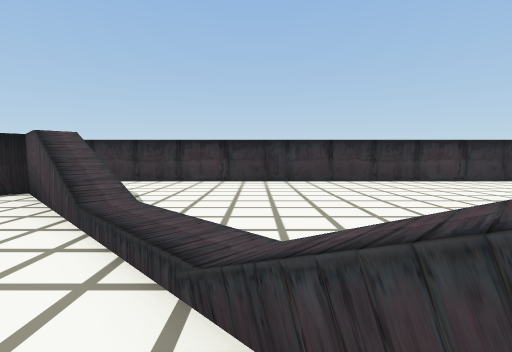
view 1 (above)

24 first-person views from a walk through a 3-D level made in the Unity game engine. The camera is 1.2 m above the floor, tilts 4° down and sees 85° across. The floor is counted in squares, 2 m on a side. Each view is taken from the middle of a square. On the plan, view 1 faces up. The plan holds only what a view shows up to about 9 squares ahead; the rest is blank. The player character is not drawn. Some surface patterns are stand-ins.

view 2
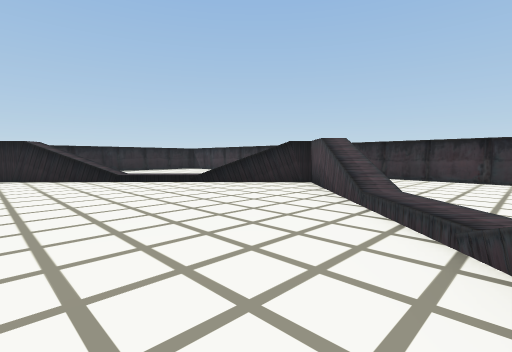

view 3
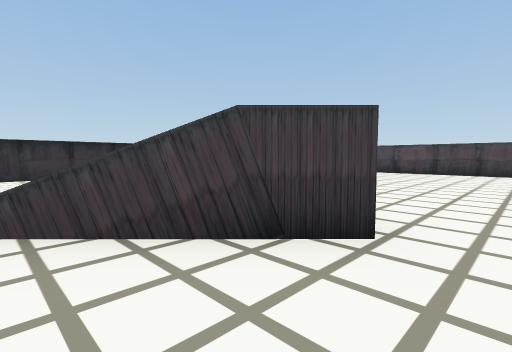

view 4
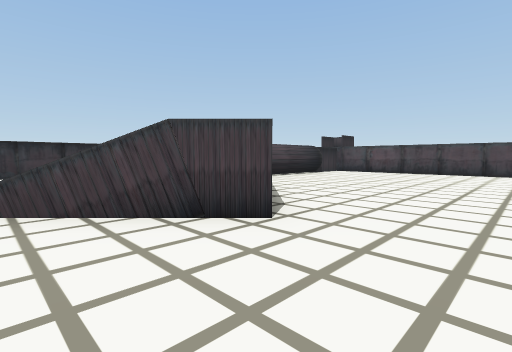

view 5
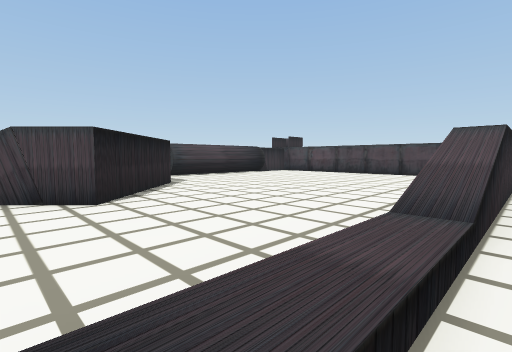

view 6
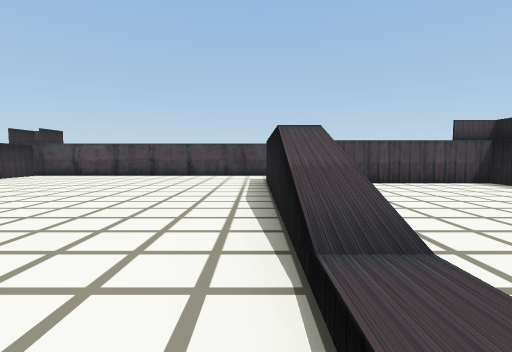

view 7
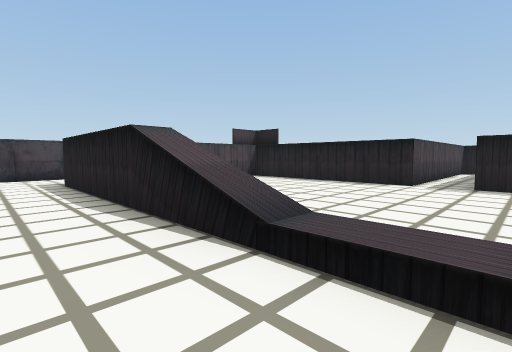

view 8
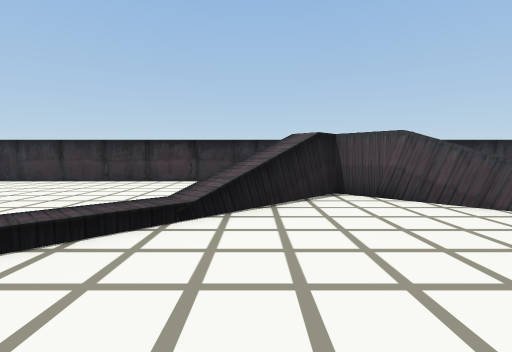

view 9
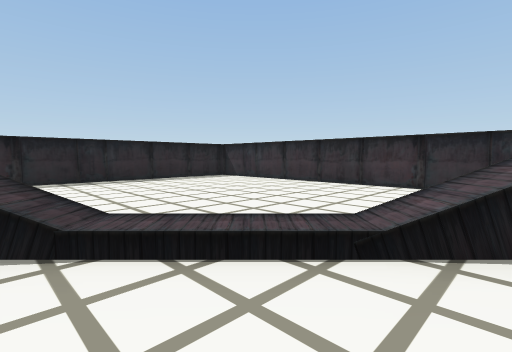

view 10
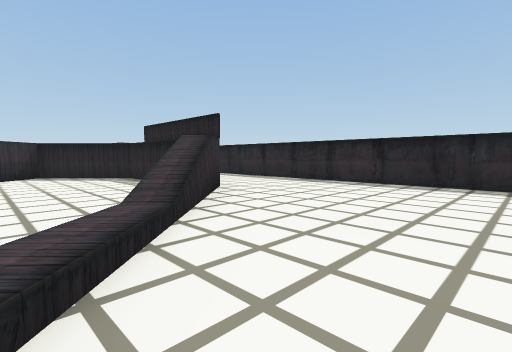

view 11
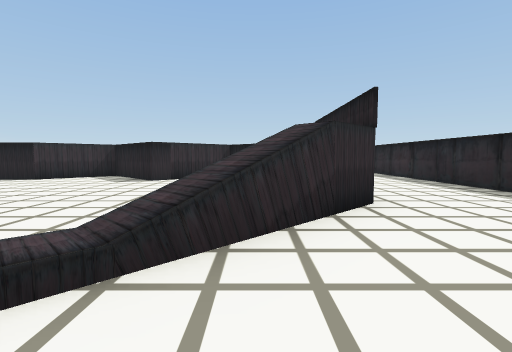

view 12
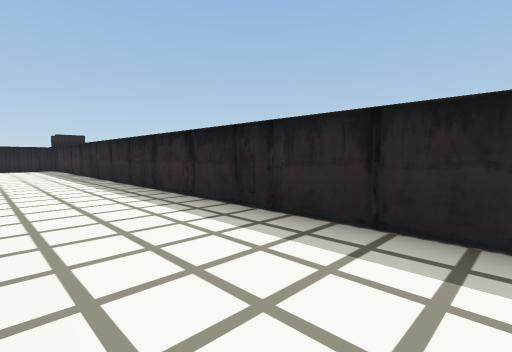

view 13
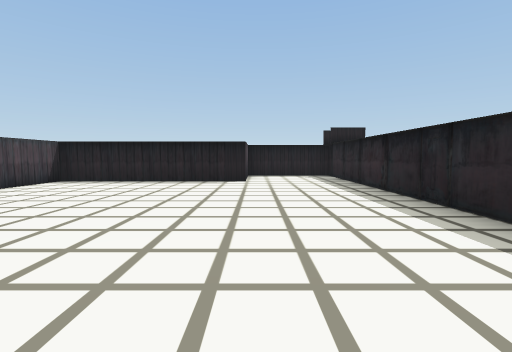

view 14
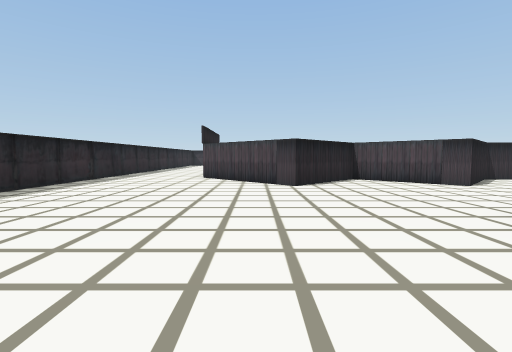

view 15
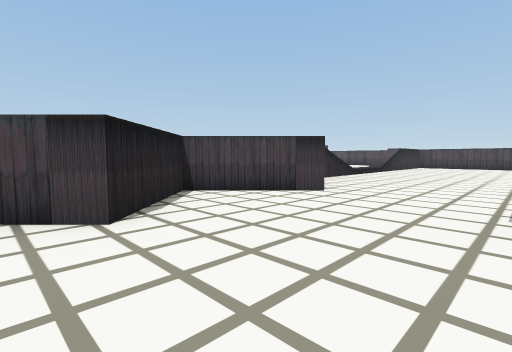

view 16
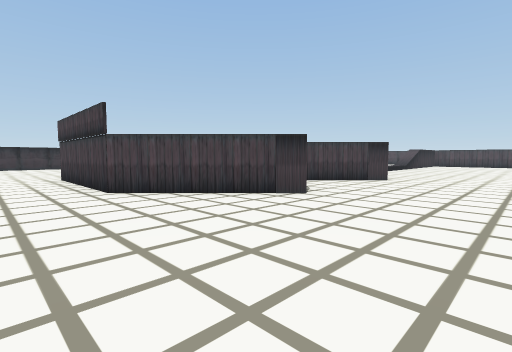

view 17
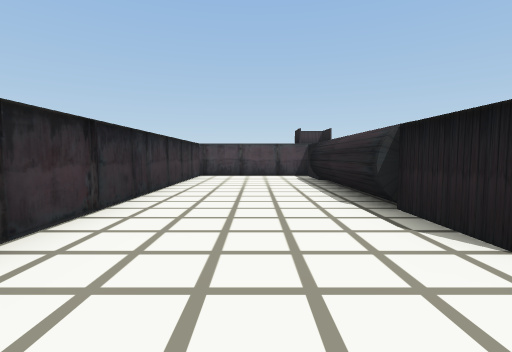

view 18
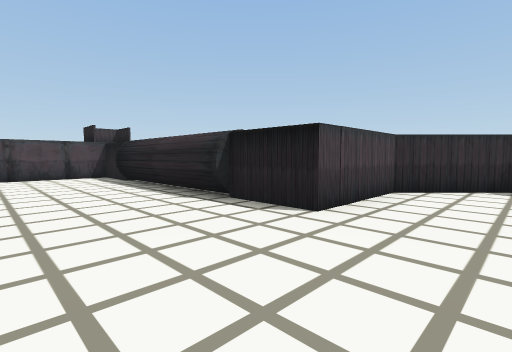

view 19
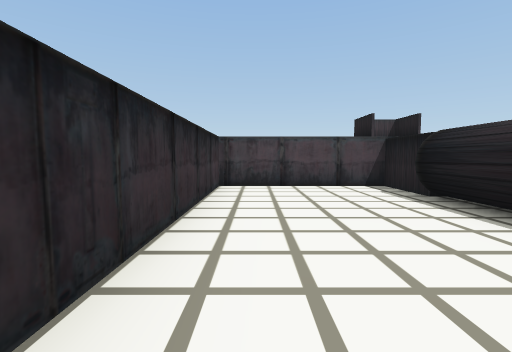

view 20
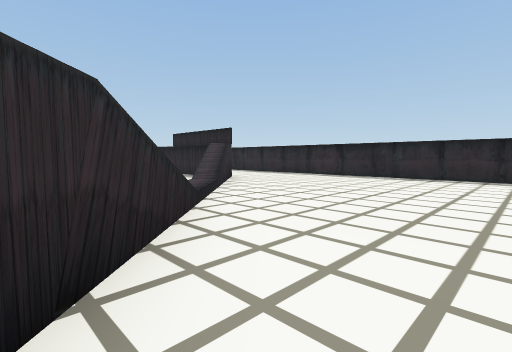

view 21
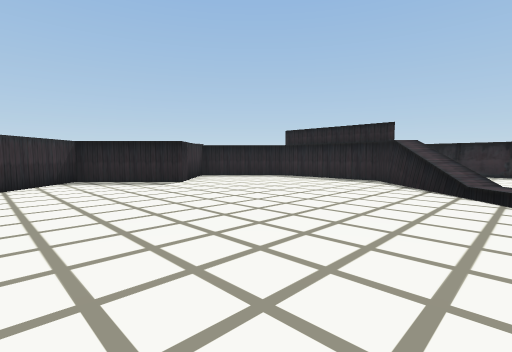

view 22
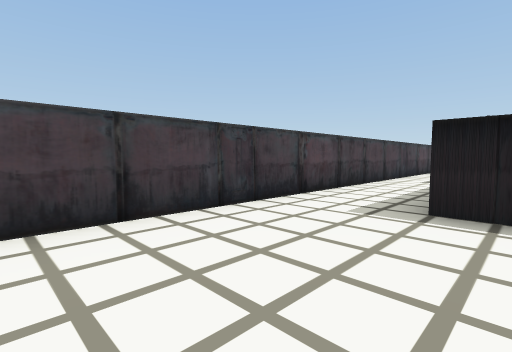

view 23
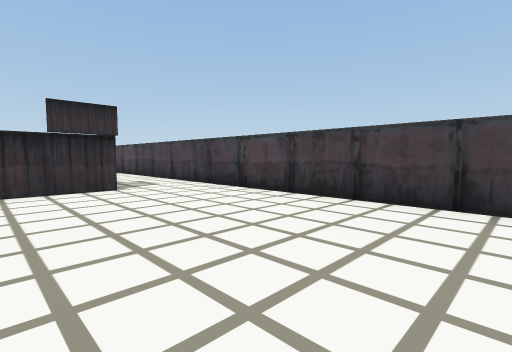

view 24
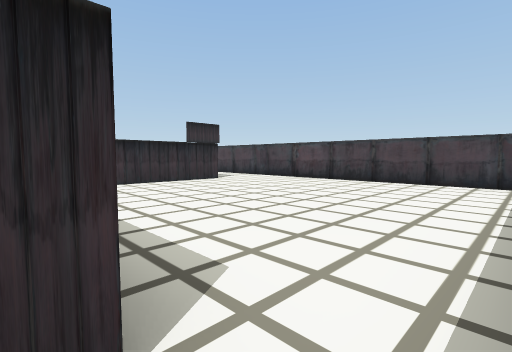

### Floor plan
Key: @ floor where view 1 was taken; # wall or solid block; . main floor; : floor 2 m higher than the main floor; / step, stairs or slope; = window, fence, low wall or low ledge; ^ raised ledge.
Columns run from 13 left of view 1 to 11 right of it. Each row starts with its distance up from view 1.
  7 #########################
  6 #.......................#
  5 #........# .............#
  4 #.......###/............#
  3 #.......=..#/....########
  2 #...........//...#......#
  1 #....#=......//..#......#
  0 #...##.......@#/#.......#
 -1 #...#..........#........#
 -2 #...#....... ...........#
 -3 #...#....... ...........#
 -4 #...#..##..#  ...=......#
 -5 #...#####.#.........  ..#
 -6 #....##..#........... ..#
 -7 #.......................#
 -8 #..................... .#
 -9 #................... #=.#
-10 #.......        .: .....#
-11 #.......:       .: .....#
-12 #.......:       .:......#
-13 #...::::        .:......#
-14 ^...            .:......#
-15 ##               :......#
-16                  .......#

Positions as (right, up) in squares from view 1, and headings:
1: (0, 0), facing up
2: (0, -1), facing up-left
3: (0, -2), facing up-right
4: (0, -3), facing up-right
5: (1, -5), facing up-right
6: (2, -4), facing right
7: (2, -3), facing down-right
8: (-5, 0), facing up
9: (-5, 1), facing up-left
10: (-6, 4), facing down-left
11: (-8, 3), facing down
12: (-10, -1), facing down-left
13: (-10, -6), facing down
14: (-8, -12), facing up
15: (-8, -9), facing up-right
16: (-11, -9), facing up-right
17: (2, 5), facing right
18: (2, 6), facing down-right
19: (5, 6), facing right
20: (-4, 6), facing down-left
21: (-2, 2), facing down-left
22: (8, -1), facing down-right
23: (7, -15), facing up-right
24: (4, -16), facing up-right
